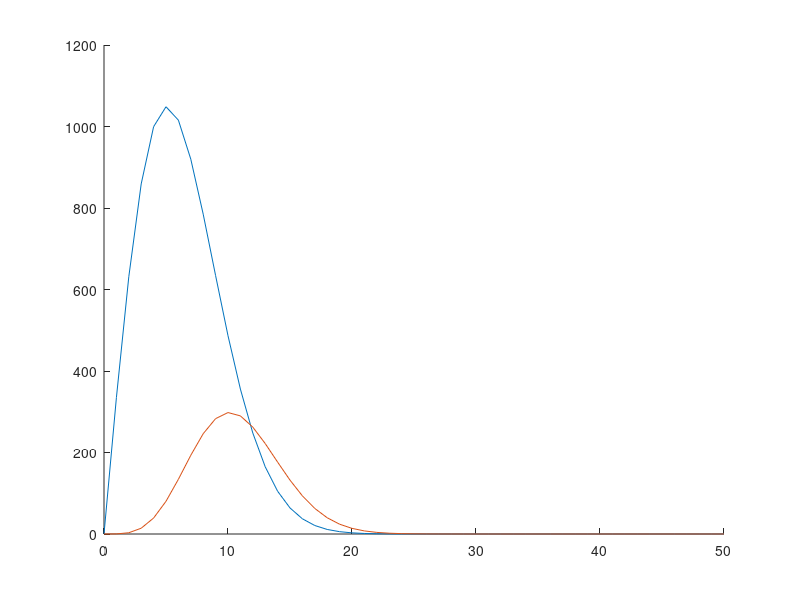
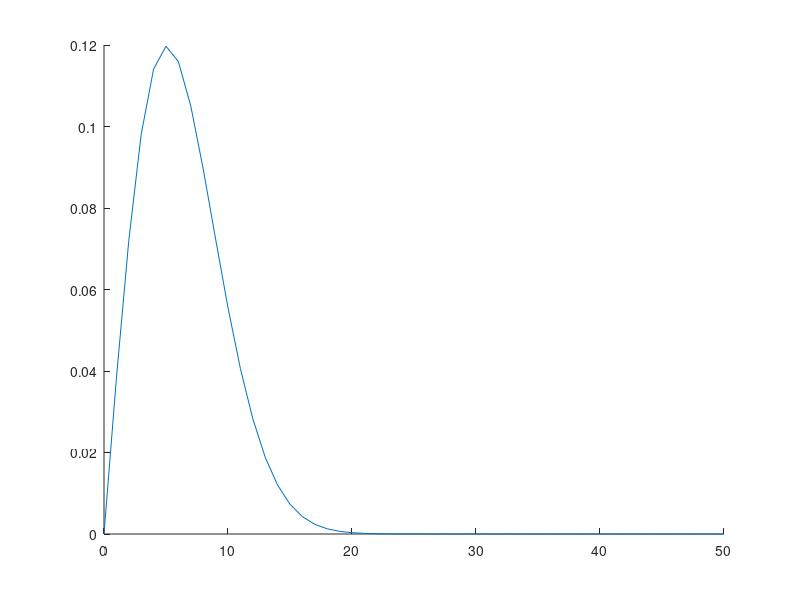

These figures' MATLAB source, in order:
% Rayleigh Distribution of Wind Speed

%% Initializations

Vmean=[6.35];

k=2;

c=(2/(sqrt(pi)))*Vmean;

% c=10;

DenSTC=1.225;

dv=1;

v=0:dv:50;

lenV=length(v);

%% Weibull Distribution

H=(k/c)*((v/c).^(k-1)).*(exp(-(v/c).^(k)));
figure(1);
hold on
plot(v,H*8760);
HH=H*8760*dv;

%% Rayleigh Distribution Equation

h=((2*v/c.^(2)).*exp(-(v/c).^(2)));

figure(2);
hold on
plot(v,h);

%% Root Mean Cube Speed

% For Weibull Distribution

VrmcWeibull=(sum((H.*(v.^(3)))*dv))^(1/3);

% For Rayleigh Distribution

VrmcRayleigh=(sum((h.*(v.^(3)))*dv))^(1/3);

%% Energy Density based on Rayleigh Distribution (GilBert Masters)

Vrmc=(6/pi)*(Vmean)^(3);

% Wind Power/Energy Density of Site

Prmc=((1/2)*(DenSTC)*(Vrmc)); % W/m^(2)

Ermc=8760*(Prmc); % Wh/m^(2)

% Wind Turbine Power/Energy Density at Site

Ptur=(0.5)*((1/2)*(DenSTC)*(Vrmc)); % W/m^(2)

Etur=8760*(Ptur); % Wh/m^(2)

%% Energy Density Curve

% Wind Power/Energy Density Curve of Site

Ecurve=((1/2)*(DenSTC)*((v).^(3).*(h))); % Wh/m^(2)

figure(1);
hold on
plot(v,Ecurve/1000*8760);


